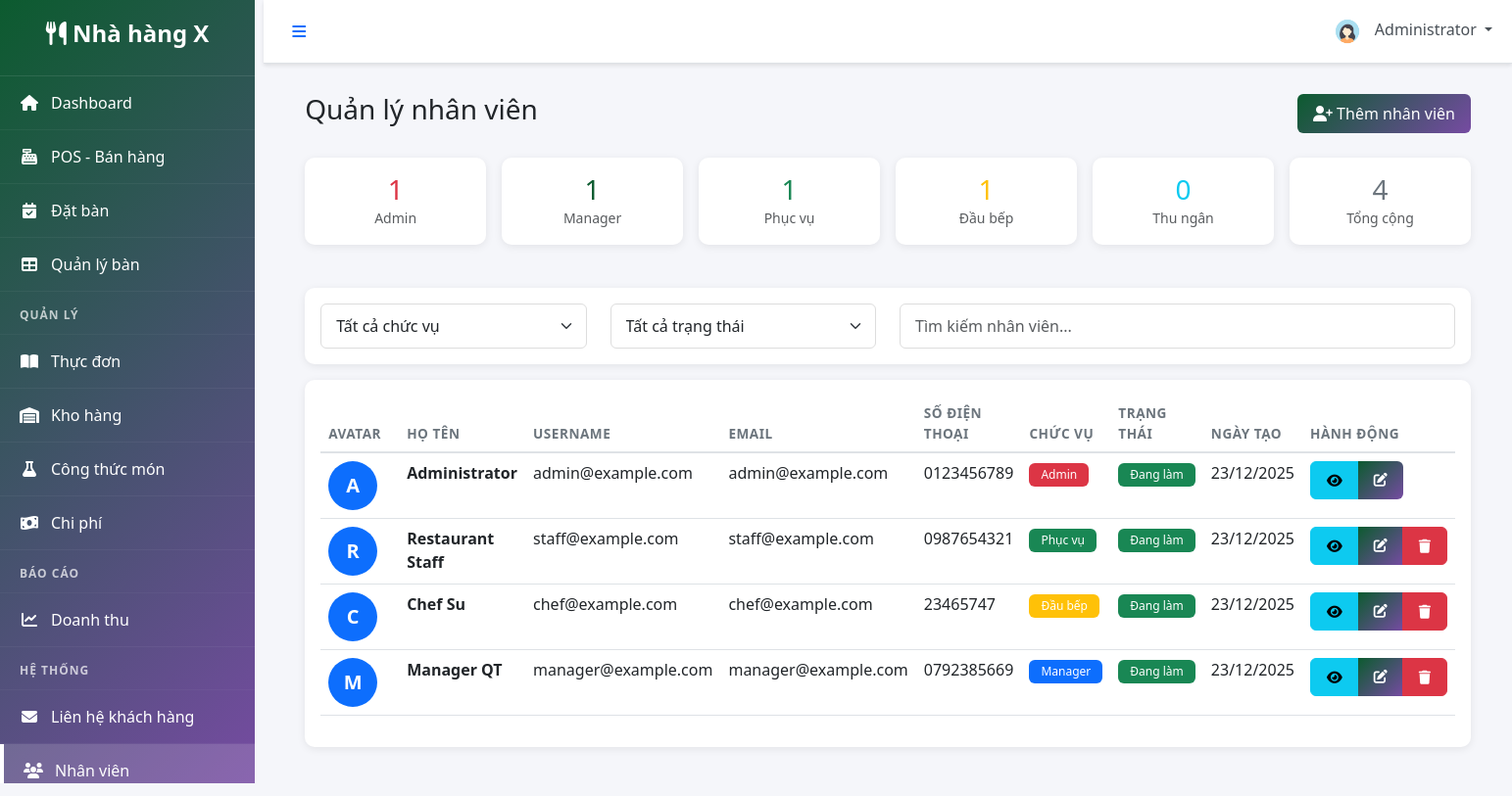
Page /modules/users/manage_staff.php (signed in) on the committed database.
### tables this page shows
CREATE TABLE `users` (
  `user_id` INT UNSIGNED NOT NULL AUTO_INCREMENT,
  `full_name` VARCHAR(120) NOT NULL,
  `email` VARCHAR(150) NOT NULL,
  `password_hash` VARCHAR(255) NOT NULL,
  `user_role` ENUM('admin','manager','waiter','chef','cashier','staff') NOT NULL DEFAULT 'staff',
  `phone` VARCHAR(30) DEFAULT NULL,
  `avatar` VARCHAR(255) DEFAULT NULL,
  `status` ENUM('active','inactive') NOT NULL DEFAULT 'active',
  `created_at` TIMESTAMP NOT NULL DEFAULT CURRENT_TIMESTAMP,
  `updated_at` TIMESTAMP NOT NULL DEFAULT CURRENT_TIMESTAMP ON UPDATE CURRENT_TIMESTAMP,
  PRIMARY KEY (`user_id`),
  UNIQUE KEY `uq_email` (`email`),
  KEY `idx_user_role_status` (`user_role`, `status`)
);

### includes/functions.php (called while the page is built, shortened)
<?php
function isLoggedIn() {
    return isset($_SESSION['user_id']) && ! empty($_SESSION['user_id']);
}
function formatDate($date, $format = DATE_FORMAT) {
    return date($format, strtotime($date));
}
function getCurrentUser($db) {
    $query = "SELECT * FROM users WHERE user_id = :user_id";
    $stmt = $db->prepare($query);
    $stmt->bindParam(':user_id', $_SESSION['user_id']);
    $stmt->execute();
    return $stmt->fetch(PDO:: FETCH_ASSOC);
}
?>

### modules/users/manage_staff.php (the view, shortened to what this page needs)
<?php
include '../../includes/header.php';
$role_filter = isset($_GET['role']) ? $_GET['role'] : 'all';
$status_filter = isset($_GET['status']) ? $_GET['status'] :  'all';
$query = "SELECT * FROM users WHERE 1=1";
$query .= " ORDER BY created_at DESC";
$stmt = $db->prepare($query);
$stmt->execute();
$users = $stmt->fetchAll(PDO::FETCH_ASSOC);
$all_roles = ['admin','manager','waiter','chef','cashier','staff'];
$role_counts = array_fill_keys($all_roles, 0);
foreach ($users as $user) {
    $raw_role = $user['role'] ?? ($user['user_role'] ?? 'staff');
    $role_key = in_array($raw_role, $all_roles, true) ? $raw_role : 'staff';
    $role_counts[$role_key]++;
}
?>
<div class="container-fluid">
    <div class="d-flex justify-content-between align-items-center mb-4">
        <h1 class="h3">Quản lý nhân viên</h1>
        <a href="add_staff.php" class="btn btn-primary">
            <i class="fas fa-user-plus"></i> Thêm nhân viên
        </a>
    </div>
    <div class="row g-3 mb-4">
        <div class="col-md-2">
            <div class="card border-danger">
                <div class="card-body text-center">
                    <h3 class="text-danger mb-0"><?php echo $role_counts['admin']; ?></h3>
                    <small class="text-muted">Admin</small>
                </div>
            </div>
        </div>
        <div class="col-md-2">
            <div class="card border-primary">
                <div class="card-body text-center">
                    <h3 class="text-primary mb-0"><?php echo $role_counts['manager']; ?></h3>
                    <small class="text-muted">Manager</small>
                </div>
            </div>
        </div>
        <div class="col-md-2">
            <div class="card border-success">
                <div class="card-body text-center">
                    <h3 class="text-success mb-0"><?php echo $role_counts['waiter']; ?></h3>
                    <small class="text-muted">Phục vụ</small>
                </div>
            </div>
        </div>
        <div class="col-md-2">
            <div class="card border-warning">
                <div class="card-body text-center">
                    <h3 class="text-warning mb-0"><?php echo $role_counts['chef']; ?></h3>
                    <small class="text-muted">Đầu bếp</small>
                </div>
            </div>
        </div>
        <div class="col-md-2">
            <div class="card border-info">
                <div class="card-body text-center">
                    <h3 class="text-info mb-0"><?php echo $role_counts['cashier']; ?></h3>
                    <small class="text-muted">Thu ngân</small>
                </div>
            </div>
        </div>
        <div class="col-md-2">
            <div class="card border-secondary">
                <div class="card-body text-center">
                    <h3 class="text-secondary mb-0"><?php echo count($users); ?></h3>
                    <small class="text-muted">Tổng cộng</small>
                </div>
            </div>
        </div>
    </div>
    <div class="card mb-3">
        <div class="card-body">
            <div class="row align-items-center">
                <div class="col-md-3">
                    <select id="role-filter" class="form-select" onchange="filterStaff()">
                        <option value="all" <?php echo $role_filter == 'all' ? 'selected' : ''; ?>>Tất cả chức vụ</option>
                    </select>
                </div>
                <div class="col-md-3">
                    <select id="status-filter" class="form-select" onchange="filterStaff()">
                        <option value="all" <?php echo $status_filter == 'all' ? 'selected' : ''; ?>>Tất cả trạng thái</option>
                    </select>
                </div>
                <div class="col-md-6">
                    <input type="text" id="search-staff" class="form-control" placeholder="Tìm kiếm nhân viên... ">
                </div>
            </div>
        </div>
    </div>
    <div class="card">
        <div class="card-body">
            <div class="table-responsive">
                <table class="table table-hover" id="staff-table">
                    <thead>
                        <tr>
                            <th width="80">Avatar</th>
                            <th>Họ tên</th>
                            <th>Username</th>
                            <th>Email</th>
                            <th>Số điện thoại</th>
                            <th>Chức vụ</th>
                            <th>Trạng thái</th>
                            <th>Ngày tạo</th>
                            <th width="150">Hành động</th>
                        </tr>
                    </thead>
                    <tbody>
                        <?php foreach ($users as $user): ?>
                        <tr>
                            <td>
                                <?php if ($user['avatar']): ?>
                                    <img src="<?php echo SITE_URL .  '/uploads/avatars/' . $user['avatar']; ?>"
                                         class="rounded-circle" width="50" height="50" style="object-fit: cover;">
                                <?php else: ?>
                                    <div class="rounded-circle bg-primary text-white d-flex align-items-center justify-content-center"
                                         style="width: 50px; height: 50px; font-size: 20px; font-weight: bold;">
                                        <?php echo strtoupper(substr($user['full_name'], 0, 1)); ?>
                                    </div>
                                <?php endif; ?>
                            </td>
                            <td>
                                <strong><?php echo htmlspecialchars($user['full_name']); ?></strong>
                            </td>
                            <td><?php echo htmlspecialchars($user['username'] ?? ($user['email'] ?? '')); ?></td>
                            <td><?php echo htmlspecialchars($user['email'] ?? ''); ?></td>
                            <td><?php echo htmlspecialchars($user['phone']); ?></td>
                            <td>
                                <?php
                                $role_badges = [
                                    'admin' => ['danger', 'Admin'],
                                    'manager' => ['primary', 'Manager'],
                                    'waiter' => ['success', 'Phục vụ'],
                                    'chef' => ['warning', 'Đầu bếp'],
                                    'cashier' => ['info', 'Thu ngân'],
                                    'staff' => ['secondary', 'Staff']
                                ];
                                $role_key = $user['role'] ?? ($user['user_role'] ?? 'staff');
                                $badge = $role_badges[$role_key] ?? ['secondary', ucfirst($role_key)];
                                ?>
                                <span class="badge bg-<?php echo $badge[0]; ?>">
                                    <?php echo $badge[1]; ?>
                                </span>
                            </td>
                            <td>
                                <?php
                                $user_status = $user['status'] ?? 'active';
                                if ($user_status == 'active'): ?>
                                    <span class="badge bg-success">Đang làm</span>
                                <?php else: ?>
                                    <span class="badge bg-secondary">Nghỉ việc</span>
                                <?php endif; ?>
                            </td>
                            <td><?php echo formatDate($user['created_at']); ?></td>
                            <td>
                                <div class="btn-group btn-group-sm">
                                    <a href="staff_profile.php?id=<?php echo $user['user_id']; ?>"
                                       class="btn btn-info" title="Xem">
                                        <i class="fas fa-eye"></i>
                                    </a>
                                    <a href="edit_staff.php?id=<?php echo $user['user_id']; ?>"
                                       class="btn btn-primary" title="Sửa">
                                        <i class="fas fa-edit"></i>
                                    </a>
                                    <?php if ($user['user_id'] != $_SESSION['user_id']): ?>
                                    <a href="?delete=<?php echo $user['user_id']; ?>"
                                       class="btn btn-danger"
                                       onclick="return confirm('Xóa nhân viên này?')"
                                       title="Xóa">
                                        <i class="fas fa-trash"></i>
                                    </a>
                                    <?php endif; ?>
                                </div>
                            </td>
                        </tr>
                        <?php endforeach; ?>
                    </tbody>
                </table>
            </div>
        </div>
    </div>
</div>
<?php include '../../includes/footer.php'; ?>

### includes/header.php (shortened to what this page needs)
<?php
$database = new Database();
$db = $database->getConnection();
$current_user = getCurrentUser($db);
?>
<!DOCTYPE html>
<html lang="vi">
<head>
    <link href="https://cdn.jsdelivr.net/npm/bootstrap@5.3.0/dist/css/bootstrap.min.css" rel="stylesheet">
    <link rel="stylesheet" href="https://cdnjs.cloudflare.com/ajax/libs/font-awesome/6.4.0/css/all.min.css">
    <link rel="stylesheet" href="<?php echo SITE_URL; ?>/assets/css/style.css">
    <link rel="stylesheet" href="<?php echo SITE_URL; ?>/assets/css/dashboard.css">
</head>
<body>
    <div class="wrapper">
        <?php include 'sidebar.php'; ?>
        <div class="main-content">
            <nav class="navbar navbar-expand-lg navbar-light bg-white border-bottom">
                <div class="container-fluid">
                    <button class="btn btn-link" id="sidebarToggle">
                        <i class="fas fa-bars"></i>
                    </button>
                    <div class="navbar-nav ms-auto">
                        <div class="nav-item dropdown">
                            <a class="nav-link dropdown-toggle" href="#" id="userDropdown" role="button" data-bs-toggle="dropdown">
                                <img src="<?php echo SITE_URL; ?>/assets/images/default-avatar.png" alt="Avatar" class="rounded-circle" width="32" height="32">
                                <span class="ms-2"><?php echo htmlspecialchars($current_user['full_name']); ?></span>
                            </a>
                        </div>
                    </div>
                </div>
            </nav>
            <div class="content-wrapper">

### assets/css/style.css (style rules this page uses)
:root { --primary-color: #0c5b2f; --secondary-color: #764ba2; --success-color: #28a745; --danger-color: #dc3545; --warning-color: #ffc107; --info-color: #17a2b8; --dark-color: #343a40; --light-color: #f8f9fa; --sidebar-width: 260px; }
* { margin: 0; padding: 0; box-sizing: border-box; }
body { font-family: 'Segoe UI', Tahoma, Geneva, Verdana, sans-serif; background-color: #f5f6fa; }
.wrapper { display: flex; min-height: 100vh; }
.main-content { flex: 1; margin-left: var(--sidebar-width); transition: margin-left 0.3s ease-in-out; min-height: 100vh; }
.content-wrapper { padding: 30px; }
.navbar { box-shadow: 0 2px 4px rgba(0,0,0,0.1); }
.navbar .nav-link { color: #495057; position: relative; }
.card { border: none; box-shadow: 0 2px 8px rgba(0,0,0,0.08); margin-bottom: 20px; border-radius: 10px; transition: all 0.3s; }
.btn { border-radius: 6px; padding: 8px 16px; font-weight: 500; transition: all 0.3s; }
.btn-primary { background: linear-gradient(135deg, var(--primary-color) 0%, var(--secondary-color) 100%); border: none; }
.table { background: white; }
.table thead th { border-bottom: 2px solid #dee2e6; text-transform: uppercase; font-size: 0.85rem; letter-spacing: 0.5px; color: #6c757d; font-weight: 600; }
.table tbody tr { transition: all 0.2s; }
.badge { padding: 6px 12px; font-weight: 500; border-radius: 6px; }
.form-control, .form-select { border-radius: 6px; border: 1px solid #ddd; padding: 10px 15px; }
.text-primary { color: var(--primary-color) !important; }

### rows in the picture
users: full_name "Administrator", user_id "1", full_name "A", email "admin@example.com", phone "0123456789", user_role "Admin", status "Đang làm", created_at "23/12/2025"
users: full_name "R", full_name "Restaurant Staff", email "staff@example.com", phone "0987654321", user_role "Phục vụ", status "Đang làm", created_at "23/12/2025"
users: full_name "C", full_name "Chef Su", email "chef@example.com", phone "23465747", user_role "Đầu bếp", status "Đang làm", created_at "23/12/2025"
users: full_name "M", full_name "Manager QT", email "manager@example.com", phone "0792385669", user_role "Manager", status "Đang làm", created_at "23/12/2025"

### other values in the picture
SITE_TITLE "Nhà hàng X"
$role_counts['cashier'] "0"
count($users) "4"
